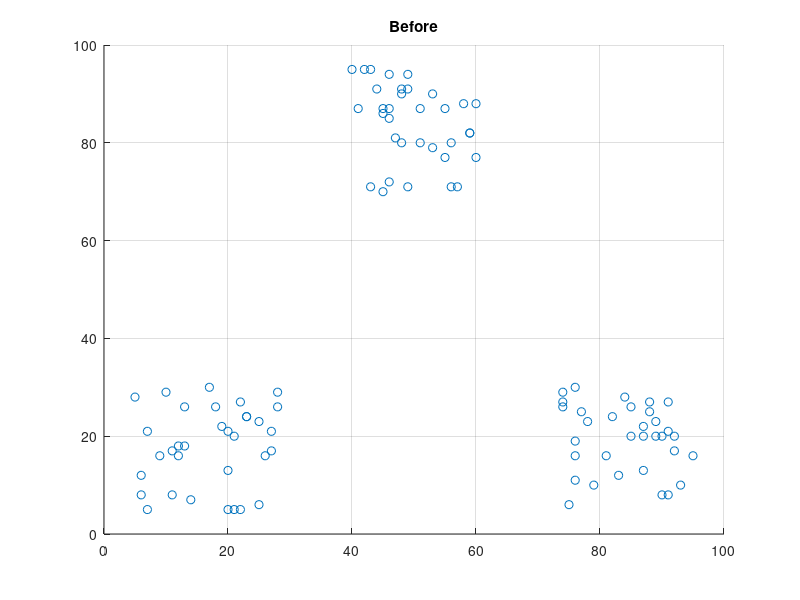
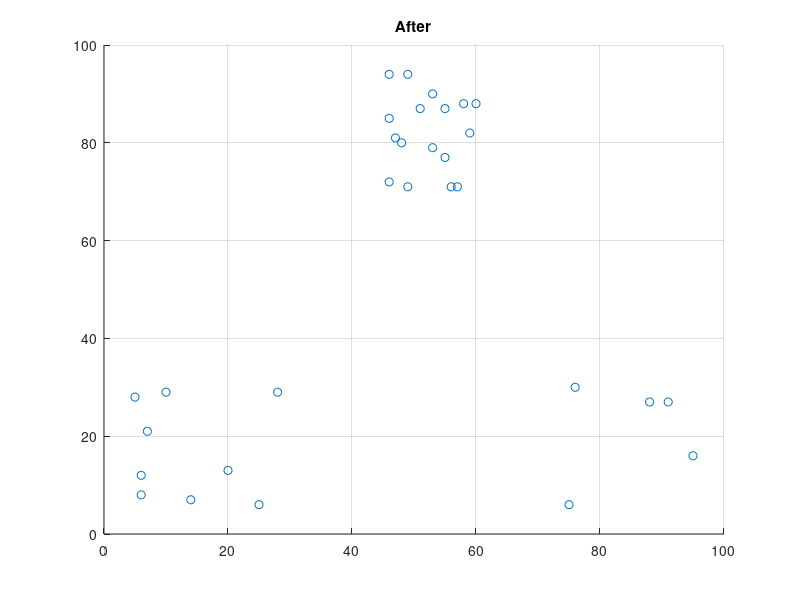
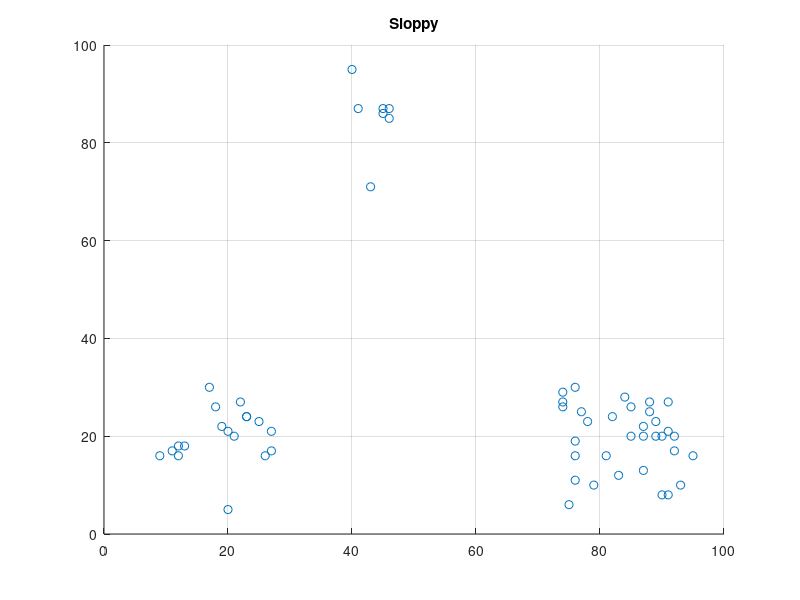
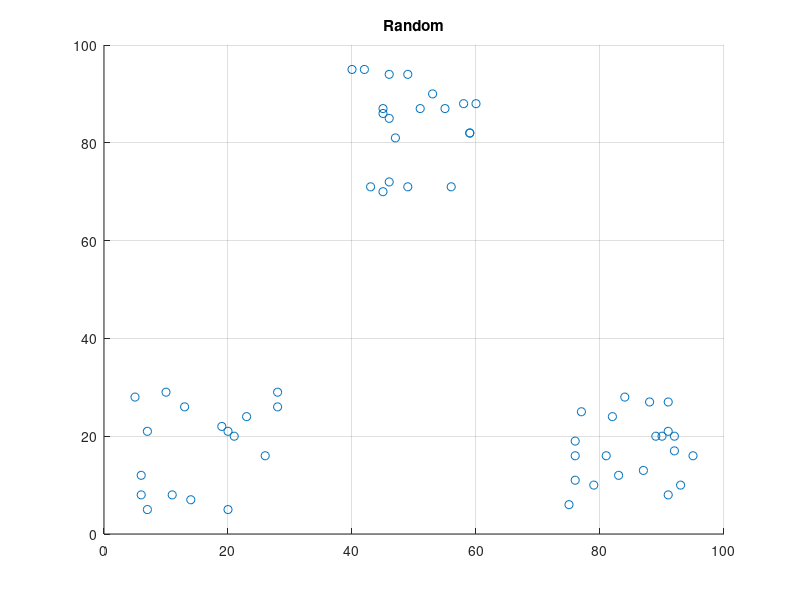

Write the MATLAB code that produced these figures, in order.
%Create Clusters
x1 = randi([5, 30], 1, 33);
y1 = randi([5, 30], 1, 33);
price1 = (2.50 - 0.10).*rand(33, 1) + 0.10;
x2 = randi([40, 60], 1, 34);
y2 = randi([70, 95], 1, 34);
price2 = (6 - 2).*rand(34, 1) + 2;
x3 = randi([70, 95], 1, 33);
y3 = randi([5, 30], 1, 33);
price3 = (20 - 5).*rand(33, 1) + 5;
x = [x1 x2 x3];
y = [y1 y2 y3];
xbckp = x;  %Backup of x for later
ybckp = y;  %Backup of y for later
price = zeros(100);
for i = 1:33
    price(i) = price1(i);
end
for i = 1:34
    price(i+33) = price2(i);
end
for i = 1:33
    price(i+67) = price3(i);
end
priceBckp = price;
figure(1)
scatter(x,y)
title('Before')
grid
xlim([0,100])
ylim([0,100])
%Initialize Other Variables
budget = 75;
currentCost = 0;
G = [];
U = ones(100);  %List of flags that tracks coverage.
toCheck = ones(100);  %List of flags that tracks ignorance and coverage.
diskSize = 5;
deviceCount = zeros(100);
devicesPerPrice = zeros(100);
m = 0;
devicesTaken = 0;
for h = 1:100   %Worst case: check all 100 devices
    m = budget + 1;
    %Determine how many devices are in each disk excluding the center.
    for i = 1:100   %Source Device
        numDevices = 0;
        for j = 1:100   %Target Device
            if i ~= j   %Skip when the target is the source
                dist = sqrt((x(i)-x(j))^2+(y(i)-y(j))^2);
                if dist <= diskSize
                    numDevices = numDevices + 1;
                end
                deviceCount(i) = numDevices;
                devicesPerPrice(i) = deviceCount(i) / price(i);
            end
        end
    end
    maxRatio = 0;
    index = 0;
    for i = 1:100
        if devicesPerPrice(i) > maxRatio
            maxRatio = floor(devicesPerPrice(i));
            index = i;
        end
    end
    if currentCost + price(index) <= budget %If buying, remove the device and its affiliates
    %from both checked and yet to covere lists.
        G = [G index];
        currentCost = currentCost + price(index);
        for i = 1:100
            if sqrt((x(index)-x(i))^2+(y(index)-y(i))^2) <= diskSize
                U(i) = 0; %Mark element as covered.
                toCheck(i) = 0; %Remove from list of elements to check.
                x(i) = NaN;
                y(i) = NaN;
                price(i) = 76;
                devicesTaken = devicesTaken + 1;
            end
        end
    else %Otherwise, only remove the device from the list of checked devices.
        toCheck(index) = 0;
    end
    for i = 1:100
        if price(i) < m
            m = price(i);
        end
    end
end
figure(2)
scatter(x,y)
title('After')
grid
xlim([0,100])
ylim([0,100])
%Restore map for Sloppy Greedy algorithm
x = xbckp;
y = ybckp;
currentCostSloppy = 0;
minPrice = 76;
G = [];
U = ones(100);  %List of flags that tracks coverage.
toCheck = ones(100);  %List of flags that tracks ignorance and coverage.
devicesTakenSloppy = 0;
for h = 1:100
    minPrice = min(price);
    index = find(price == minPrice, 1);
    if currentCostSloppy + price(index) <= budget %If buying, remove the device and its affiliates
    %from both checked and yet to covere lists.
        G = [G index];
        currentCostSloppy = currentCostSloppy + price(index);
        for i = 1:100
            if sqrt((x(index)-x(i))^2+(y(index)-y(i))^2) <= diskSize
                U(i) = 0; %Mark element as covered.
                toCheck(i) = 0; %Remove from list of elements to check.
                x(i) = NaN;
                y(i) = NaN;
                devicesTakenSloppy = devicesTakenSloppy + 1;
            end
        end
    else %Otherwise, only remove the device from the list of checked devices.
        toCheck(index) = 0;
    end
    price(index) = 76;
end
figure(3)
scatter(x,y)
title('Sloppy')
grid
xlim([0,100])
ylim([0,100])
%Restore map for Random algorithm
x = xbckp;
y = ybckp;
price = priceBckp;
currentCostRandom = 0;
G = [];
U = ones(100);  %List of flags that tracks coverage.
toCheck = ones(100);  %List of flags that tracks ignorance and coverage.
devicesTakenRandom = 0;
for h = 1:100
    index = randi([1 100], 1);
    if currentCostRandom + price(index) <= budget && toCheck(index) == 1 %If buying, remove the device and its affiliates
    %from both checked and yet to covere lists.
        G = [G index];
        currentCostRandom = currentCostRandom + price(index);
        for i = 1:100
            if sqrt((x(index)-x(i))^2+(y(index)-y(i))^2) <= diskSize
                U(i) = 0; %Mark element as covered.
                toCheck(i) = 0; %Remove from list of elements to check.
                x(i) = NaN;
                y(i) = NaN;
                devicesTakenRandom = devicesTakenRandom + 1;
            end
        end
    else %Otherwise, only remove the device from the list of checked devices.
        toCheck(index) = 0;
    end
    price(index) = 76;
end
figure(4)
scatter(x,y)
title('Random')
grid
xlim([0,100])
ylim([0,100])
costAxis = linspace(0,75,10000);
devCostRat = devicesTaken / currentCost;
ourLine = devCostRat * costAxis;
devCostRatSloppy = devicesTakenSloppy / currentCostSloppy;
sloppyLine = devCostRatSloppy * costAxis;
devCostRatRandom = devicesTakenRandom / currentCostRandom;
randomLine = devCostRatRandom * costAxis;
figure(5)
clf
plot(costAxis, ourLine, 'Linewidth', 2); hold on;
plot(costAxis, sloppyLine, 'Linewidth', 2); hold on;
plot(costAxis, randomLine, 'Linewidth', 2); hold on;
grid
xlabel('Cost')
ylabel('Devices Covered')
xlim([0,75])
ylim([0,100])
legend({'Our Algorithm','Sloppy Greedy','Random'},'Location','Northwest')